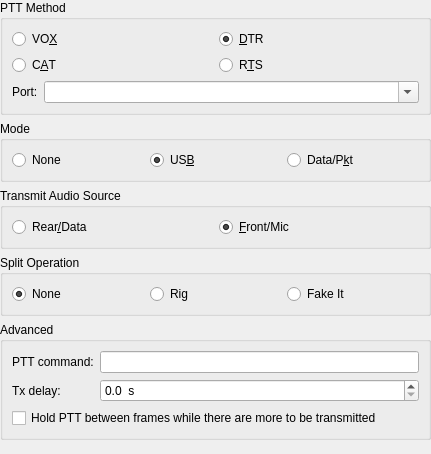
             <widget class="QWidget" name="scrollAreaWidgetContents_4">
              <property name="geometry">
               <rect>
                <x>0</x>
                <y>0</y>
                <width>431</width>
                <height>454</height>
               </rect>
              </property>
              <layout class="QVBoxLayout" name="verticalLayout_28">
               <property name="leftMargin">
                <number>0</number>
               </property>
               <property name="topMargin">
                <number>0</number>
               </property>
               <property name="rightMargin">
                <number>0</number>
               </property>
               <property name="bottomMargin">
                <number>0</number>
               </property>
               <item>
                <widget class="QGroupBox" name="PTT_method_group_box">
                 <property name="sizePolicy">
                  <sizepolicy hsizetype="Expanding" vsizetype="Preferred">
                   <horstretch>0</horstretch>
                   <verstretch>0</verstretch>
                  </sizepolicy>
                 </property>
                 <property name="toolTip">
                  <string>How this program activates the PTT on your radio</string>
                 </property>
                 <property name="title">
                  <string>PTT Method</string>
                 </property>
                 <layout class="QGridLayout" name="gridLayout_2">
                  <item row="0" column="0">
                   <widget class="QRadioButton" name="PTT_VOX_radio_button">
                    <property name="toolTip">
                     <string>&lt;html&gt;&lt;head/&gt;&lt;body&gt;&lt;p&gt;No PTT activation, instead the radio's automatic VOX is used to key the transmitter.&lt;/p&gt;&lt;p&gt;Use this if you have no radio interface hardware.&lt;/p&gt;&lt;/body&gt;&lt;/html&gt;</string>
                    </property>
                    <property name="text">
                     <string>VO&amp;X</string>
                    </property>
                    <attribute name="buttonGroup">
                     <string notr="true">PTT_method_button_group</string>
                    </attribute>
                   </widget>
                  </item>
                  <item row="0" column="1">
                   <widget class="QRadioButton" name="PTT_DTR_radio_button">
                    <property name="toolTip">
                     <string>&lt;html&gt;&lt;head/&gt;&lt;body&gt;&lt;p&gt;Use the RS-232 DTR control line to toggle your radio's PTT, requires hardware to inteface the line.&lt;/p&gt;&lt;p&gt;Some commercial interface units also use this method.&lt;/p&gt;&lt;p&gt;The DTR control line of the CAT serial port may be used for this or a DTR control line on a different serial port may be used.&lt;/p&gt;&lt;/body&gt;&lt;/html&gt;</string>
                    </property>
                    <property name="text">
                     <string>&amp;DTR</string>
                    </property>
                    <property name="checked">
                     <bool>true</bool>
                    </property>
                    <attribute name="buttonGroup">
                     <string notr="true">PTT_method_button_group</string>
                    </attribute>
                   </widget>
                  </item>
                  <item row="1" column="0">
                   <widget class="QRadioButton" name="PTT_CAT_radio_button">
                    <property name="toolTip">
                     <string>Some radios support PTT via CAT commands,
use this option if your radio supports it and you have no
other hardware interface for PTT.</string>
                    </property>
                    <property name="text">
                     <string>C&amp;AT</string>
                    </property>
                    <attribute name="buttonGroup">
                     <string notr="true">PTT_method_button_group</string>
                    </attribute>
                   </widget>
                  </item>
                  <item row="1" column="1">
                   <widget class="QRadioButton" name="PTT_RTS_radio_button">
                    <property name="toolTip">
                     <string>&lt;html&gt;&lt;head/&gt;&lt;body&gt;&lt;p&gt;Use the RS-232 RTS control line to toggle your radio's PTT, requires hardware to inteface the line.&lt;/p&gt;&lt;p&gt;Some commercial interface units also use this method.&lt;/p&gt;&lt;p&gt;The RTS control line of the CAT serial port may be used for this or a RTS control line on a different serial port may be used. Note that this option is not available on the CAT serial port when hardware flow control is used.&lt;/p&gt;&lt;/body&gt;&lt;/html&gt;</string>
                    </property>
                    <property name="text">
                     <string>R&amp;TS</string>
                    </property>
                    <attribute name="buttonGroup">
                     <string notr="true">PTT_method_button_group</string>
                    </attribute>
                   </widget>
                  </item>
                  <item row="2" column="0" rowspan="2" colspan="2">
                   <layout class="QFormLayout" name="formLayout_4">
                    <property name="fieldGrowthPolicy">
                     <enum>QFormLayout::FieldGrowthPolicy::ExpandingFieldsGrow</enum>
                    </property>
                    <item row="0" column="0">
                     <widget class="QLabel" name="PTT_port_label">
                      <property name="text">
                       <string>Port:</string>
                      </property>
                      <property name="buddy">
                       <cstring>PTT_port_combo_box</cstring>
                      </property>
                     </widget>
                    </item>
                    <item row="0" column="1">
                     <widget class="QComboBox" name="PTT_port_combo_box">
                      <property name="sizePolicy">
                       <sizepolicy hsizetype="MinimumExpanding" vsizetype="Fixed">
                        <horstretch>1</horstretch>
                        <verstretch>0</verstretch>
                       </sizepolicy>
                      </property>
                      <property name="toolTip">
                       <string>&lt;html&gt;&lt;head/&gt;&lt;body&gt;&lt;p&gt;Select the RS-232 serial port utilised for PTT control, this option is available when DTR or RTS is selected above as a transmit method.&lt;/p&gt;&lt;p&gt;This port can be the same one as the one used for CAT control.&lt;/p&gt;&lt;p&gt;For some interface types the special value CAT may be chosen, this is used for non-serial CAT interfaces that can control serial port control lines remotely (OmniRig for example).&lt;/p&gt;&lt;/body&gt;&lt;/html&gt;</string>
                      </property>
                      <property name="editable">
                       <bool>true</bool>
                      </property>
                      <property name="currentText">
                       <string/>
                      </property>
                      <property name="currentIndex">
                       <number>-1</number>
                      </property>
                      <property name="insertPolicy">
                       <enum>QComboBox::InsertPolicy::NoInsert</enum>
                      </property>
                     </widget>
                    </item>
                   </layout>
                  </item>
                 </layout>
                </widget>
               </item>
               <item>
                <widget class="QGroupBox" name="mode_group_box">
                 <property name="toolTip">
                  <string>Modulation mode selected on radio.</string>
                 </property>
                 <property name="title">
                  <string>Mode</string>
                 </property>
                 <layout class="QGridLayout" name="gridLayout_10">
                  <item row="0" column="1">
                   <widget class="QRadioButton" name="mode_USB_radio_button">
                    <property name="toolTip">
                     <string>&lt;html&gt;&lt;head/&gt;&lt;body&gt;&lt;p&gt;USB is usually the correct modulation mode,&lt;/p&gt;&lt;p&gt;unless the radio has a special data or packet mode setting&lt;/p&gt;&lt;p&gt;for AFSK operation.&lt;/p&gt;&lt;/body&gt;&lt;/html&gt;</string>
                    </property>
                    <property name="text">
                     <string>US&amp;B</string>
                    </property>
                    <property name="checked">
                     <bool>true</bool>
                    </property>
                    <attribute name="buttonGroup">
                     <string notr="true">TX_mode_button_group</string>
                    </attribute>
                   </widget>
                  </item>
                  <item row="0" column="0">
                   <widget class="QRadioButton" name="mode_none_radio_button">
                    <property name="toolTip">
                     <string>Don't allow the program to set the radio mode
(not recommended but use if the wrong mode
or bandwidth is selected).</string>
                    </property>
                    <property name="text">
                     <string>None</string>
                    </property>
                    <attribute name="buttonGroup">
                     <string notr="true">TX_mode_button_group</string>
                    </attribute>
                   </widget>
                  </item>
                  <item row="0" column="2">
                   <widget class="QRadioButton" name="mode_data_radio_button">
                    <property name="toolTip">
                     <string>If this is availabe then it is usually the correct mode for this program.</string>
                    </property>
                    <property name="text">
                     <string>Data/P&amp;kt</string>
                    </property>
                    <attribute name="buttonGroup">
                     <string notr="true">TX_mode_button_group</string>
                    </attribute>
                   </widget>
                  </item>
                 </layout>
                </widget>
               </item>
               <item>
                <widget class="QGroupBox" name="TX_audio_source_group_box">
                 <property name="toolTip">
                  <string>Some radios can select the audio input using a CAT command,
this setting allows you to select which audio input will be used
(if it is available then generally the Rear/Data option is best).</string>
                 </property>
                 <property name="title">
                  <string>Transmit Audio Source</string>
                 </property>
                 <layout class="QGridLayout" name="gridLayout_7">
                  <item row="0" column="0">
                   <widget class="QRadioButton" name="TX_source_data_radio_button">
                    <property name="text">
                     <string>Rear&amp;/Data</string>
                    </property>
                    <attribute name="buttonGroup">
                     <string notr="true">TX_audio_source_button_group</string>
                    </attribute>
                   </widget>
                  </item>
                  <item row="0" column="1">
                   <widget class="QRadioButton" name="TX_source_mic_radio_button">
                    <property name="text">
                     <string>&amp;Front/Mic</string>
                    </property>
                    <property name="checked">
                     <bool>true</bool>
                    </property>
                    <attribute name="buttonGroup">
                     <string notr="true">TX_audio_source_button_group</string>
                    </attribute>
                   </widget>
                  </item>
                 </layout>
                </widget>
               </item>
               <item>
                <widget class="QGroupBox" name="split_operation_group_box">
                 <property name="title">
                  <string>Split Operation</string>
                 </property>
                 <layout class="QGridLayout" name="gridLayout_12">
                  <item row="0" column="2">
                   <widget class="QRadioButton" name="split_emulate_radio_button">
                    <property name="text">
                     <string>Fake It</string>
                    </property>
                    <attribute name="buttonGroup">
                     <string notr="true">split_mode_button_group</string>
                    </attribute>
                   </widget>
                  </item>
                  <item row="0" column="1">
                   <widget class="QRadioButton" name="split_rig_radio_button">
                    <property name="text">
                     <string>Rig</string>
                    </property>
                    <attribute name="buttonGroup">
                     <string notr="true">split_mode_button_group</string>
                    </attribute>
                   </widget>
                  </item>
                  <item row="0" column="0">
                   <widget class="QRadioButton" name="split_none_radio_button">
                    <property name="text">
                     <string>None</string>
                    </property>
                    <property name="checked">
                     <bool>true</bool>
                    </property>
                    <attribute name="buttonGroup">
                     <string notr="true">split_mode_button_group</string>
                    </attribute>
                   </widget>
                  </item>
                 </layout>
                </widget>
               </item>
               <item>
                <widget class="QGroupBox" name="groupBox_14">
                 <property name="title">
                  <string>Advanced</string>
                 </property>
                 <layout class="QVBoxLayout" name="verticalLayout_33">
                  <item>
                   <widget class="QFrame" name="frame">
                    <property name="frameShape">
                     <enum>QFrame::Shape::NoFrame</enum>
                    </property>
                    <property name="frameShadow">
                     <enum>QFrame::Shadow::Plain</enum>
                    </property>
                    <property name="lineWidth">
                     <number>0</number>
                    </property>
                    <layout class="QFormLayout" name="formLayout_3">
                     <property name="leftMargin">
                      <number>0</number>
                     </property>
                     <property name="topMargin">
                      <number>0</number>
                     </property>
                     <property name="rightMargin">
                      <number>0</number>
                     </property>
                     <property name="bottomMargin">
                      <number>0</number>
                     </property>
                     <item row="1" column="0">
                      <widget class="QLabel" name="label_11">
                       <property name="text">
                        <string>Tx delay:</string>
                       </property>
                       <property name="buddy">
                        <cstring>sbTxDelay</cstring>
                       </property>
                      </widget>
                     </item>
                     <item row="1" column="1">
                      <widget class="QDoubleSpinBox" name="sbTxDelay">
                       <property name="toolTip">
                        <string>Minimum delay between assertion of PTT and start of Tx audio.</string>
                       </property>
                       <property name="suffix">
                        <string>  s</string>
                       </property>
                       <property name="decimals">
                        <number>1</number>
                       </property>
                       <property name="minimum">
                        <double>0.000000000000000</double>
                       </property>
                       <property name="maximum">
                        <double>0.500000000000000</double>
                       </property>
                       <property name="singleStep">
                        <double>0.100000000000000</double>
                       </property>
                      </widget>
                     </item>
                     <item row="0" column="0">
                      <widget class="QLabel" name="label_12">
                       <property name="text">
                        <string>PTT command:</string>
                       </property>
                      </widget>
                     </item>
                     <item row="0" column="1">
                      <widget class="QLineEdit" name="ptt_command_line_edit"/>
                     </item>
                    </layout>
                   </widget>
                  </item>
                  <item>
                   <widget class="QCheckBox" name="hold_ptt_check_box">
                    <property name="text">
                     <string>Hold PTT between frames while there are more to be transmitted</string>
                    </property>
                   </widget>
                  </item>
                 </layout>
                </widget>
               </item>
               <item>
                <spacer name="verticalSpacer_16">
                 <property name="orientation">
                  <enum>Qt::Orientation::Vertical</enum>
                 </property>
                 <property name="sizeHint" stdset="0">
                  <size>
                   <width>20</width>
                   <height>40</height>
                  </size>
                 </property>
                </spacer>
               </item>
              </layout>
             </widget>
